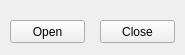
<?xml version="1.0" encoding="UTF-8"?>
<ui version="4.0">
 <class>ShutterControl</class>
 <widget class="QWidget" name="ShutterControl">
  <property name="geometry">
   <rect>
    <x>0</x>
    <y>0</y>
    <width>185</width>
    <height>55</height>
   </rect>
  </property>
  <property name="windowTitle">
   <string>Shutter Control</string>
  </property>
  <widget class="QPushButton" name="OpenButton">
   <property name="geometry">
    <rect>
     <x>10</x>
     <y>20</y>
     <width>75</width>
     <height>23</height>
    </rect>
   </property>
   <property name="text">
    <string>Open</string>
   </property>
  </widget>
  <widget class="QPushButton" name="CloseButton">
   <property name="geometry">
    <rect>
     <x>100</x>
     <y>20</y>
     <width>75</width>
     <height>23</height>
    </rect>
   </property>
   <property name="text">
    <string>Close</string>
   </property>
  </widget>
 </widget>
 <resources/>
 <connections/>
</ui>
